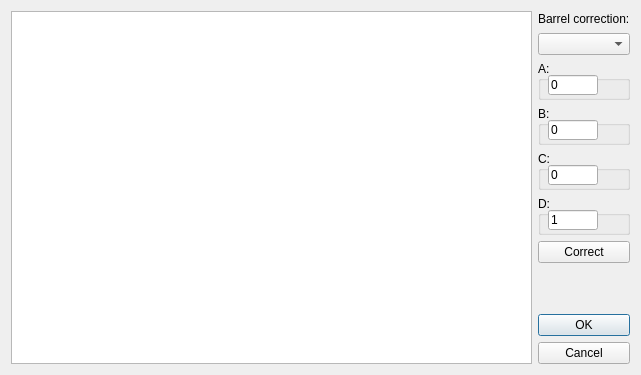
<?xml version="1.0" encoding="UTF-8"?>
<ui version="4.0">
 <class>barreldialog</class>
 <widget class="QDialog" name="barreldialog">
  <property name="geometry">
   <rect>
    <x>0</x>
    <y>0</y>
    <width>641</width>
    <height>375</height>
   </rect>
  </property>
  <property name="sizePolicy">
   <sizepolicy hsizetype="Preferred" vsizetype="Preferred">
    <horstretch>0</horstretch>
    <verstretch>0</verstretch>
   </sizepolicy>
  </property>
  <property name="minimumSize">
   <size>
    <width>641</width>
    <height>375</height>
   </size>
  </property>
  <property name="maximumSize">
   <size>
    <width>641</width>
    <height>375</height>
   </size>
  </property>
  <property name="windowTitle">
   <string>Dialog</string>
  </property>
  <layout class="QGridLayout" name="gridLayout">
   <item row="0" column="0" rowspan="15">
    <widget class="QGraphicsView" name="graphicsView"/>
   </item>
   <item row="0" column="2">
    <widget class="QLabel" name="label">
     <property name="maximumSize">
      <size>
       <width>130</width>
       <height>16777215</height>
      </size>
     </property>
     <property name="text">
      <string>Barrel correction:</string>
     </property>
    </widget>
   </item>
   <item row="13" column="2">
    <widget class="QPushButton" name="pushButton_2">
     <property name="maximumSize">
      <size>
       <width>130</width>
       <height>16777215</height>
      </size>
     </property>
     <property name="text">
      <string>OK</string>
     </property>
    </widget>
   </item>
   <item row="14" column="2">
    <widget class="QPushButton" name="pushButton">
     <property name="maximumSize">
      <size>
       <width>130</width>
       <height>16777215</height>
      </size>
     </property>
     <property name="text">
      <string>Cancel</string>
     </property>
    </widget>
   </item>
   <item row="2" column="2" rowspan="2">
    <widget class="QGroupBox" name="groupBox_4">
     <property name="title">
      <string>A:</string>
     </property>
     <widget class="QLineEdit" name="lineEdit">
      <property name="geometry">
       <rect>
        <x>10</x>
        <y>14</y>
        <width>50</width>
        <height>20</height>
       </rect>
      </property>
      <property name="maximumSize">
       <size>
        <width>50</width>
        <height>16777215</height>
       </size>
      </property>
      <property name="text">
       <string>0</string>
      </property>
     </widget>
    </widget>
   </item>
   <item row="1" column="2">
    <widget class="QComboBox" name="comboBox">
     <property name="maximumSize">
      <size>
       <width>130</width>
       <height>16777215</height>
      </size>
     </property>
    </widget>
   </item>
   <item row="4" column="2" rowspan="2">
    <widget class="QGroupBox" name="groupBox_3">
     <property name="title">
      <string>B:</string>
     </property>
     <widget class="QLineEdit" name="lineEdit_2">
      <property name="geometry">
       <rect>
        <x>10</x>
        <y>14</y>
        <width>50</width>
        <height>20</height>
       </rect>
      </property>
      <property name="maximumSize">
       <size>
        <width>50</width>
        <height>16777215</height>
       </size>
      </property>
      <property name="text">
       <string>0</string>
      </property>
     </widget>
    </widget>
   </item>
   <item row="6" column="2" rowspan="2">
    <widget class="QGroupBox" name="groupBox_2">
     <property name="title">
      <string>C:</string>
     </property>
     <widget class="QLineEdit" name="lineEdit_3">
      <property name="geometry">
       <rect>
        <x>10</x>
        <y>14</y>
        <width>50</width>
        <height>20</height>
       </rect>
      </property>
      <property name="maximumSize">
       <size>
        <width>50</width>
        <height>16777215</height>
       </size>
      </property>
      <property name="text">
       <string>0</string>
      </property>
     </widget>
    </widget>
   </item>
   <item row="8" column="2" rowspan="2">
    <widget class="QGroupBox" name="groupBox">
     <property name="title">
      <string>D:</string>
     </property>
     <widget class="QLineEdit" name="lineEdit_4">
      <property name="geometry">
       <rect>
        <x>10</x>
        <y>14</y>
        <width>50</width>
        <height>20</height>
       </rect>
      </property>
      <property name="maximumSize">
       <size>
        <width>50</width>
        <height>16777215</height>
       </size>
      </property>
      <property name="text">
       <string>1</string>
      </property>
     </widget>
    </widget>
   </item>
   <item row="10" column="2">
    <widget class="QPushButton" name="pushButton_3">
     <property name="maximumSize">
      <size>
       <width>130</width>
       <height>16777215</height>
      </size>
     </property>
     <property name="text">
      <string>Correct</string>
     </property>
    </widget>
   </item>
  </layout>
 </widget>
 <resources/>
 <connections>
  <connection>
   <sender>comboBox</sender>
   <signal>activated(QString)</signal>
   <receiver>barreldialog</receiver>
   <slot>setParamsSlot()</slot>
   <hints>
    <hint type="sourcelabel">
     <x>620</x>
     <y>248</y>
    </hint>
    <hint type="destinationlabel">
     <x>636</x>
     <y>250</y>
    </hint>
   </hints>
  </connection>
 </connections>
 <slots>
  <slot>setParamsSlot()</slot>
 </slots>
</ui>
